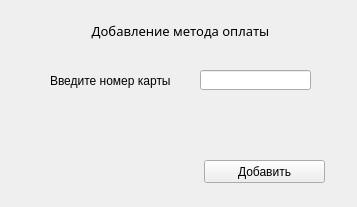
<?xml version="1.0" encoding="UTF-8"?>
<ui version="4.0">
 <class>Form</class>
 <widget class="QWidget" name="Form">
  <property name="geometry">
   <rect>
    <x>0</x>
    <y>0</y>
    <width>357</width>
    <height>207</height>
   </rect>
  </property>
  <property name="windowTitle">
   <string>Form</string>
  </property>
  <widget class="QLabel" name="info_label">
   <property name="geometry">
    <rect>
     <x>60</x>
     <y>0</y>
     <width>241</width>
     <height>61</height>
    </rect>
   </property>
   <property name="font">
    <font>
     <family>Segoe Print</family>
     <pointsize>10</pointsize>
     <weight>50</weight>
     <bold>false</bold>
    </font>
   </property>
   <property name="text">
    <string>Добавление метода оплаты</string>
   </property>
   <property name="alignment">
    <set>Qt::AlignCenter</set>
   </property>
  </widget>
  <widget class="QLineEdit" name="card_number">
   <property name="geometry">
    <rect>
     <x>200</x>
     <y>70</y>
     <width>111</width>
     <height>20</height>
    </rect>
   </property>
   <property name="text">
    <string/>
   </property>
  </widget>
  <widget class="QLabel" name="card_label">
   <property name="geometry">
    <rect>
     <x>50</x>
     <y>70</y>
     <width>121</width>
     <height>21</height>
    </rect>
   </property>
   <property name="text">
    <string>Введите номер карты:</string>
   </property>
  </widget>
  <widget class="QPushButton" name="add_method">
   <property name="geometry">
    <rect>
     <x>204</x>
     <y>160</y>
     <width>121</width>
     <height>23</height>
    </rect>
   </property>
   <property name="text">
    <string>Добавить</string>
   </property>
  </widget>
 </widget>
 <resources/>
 <connections/>
</ui>
